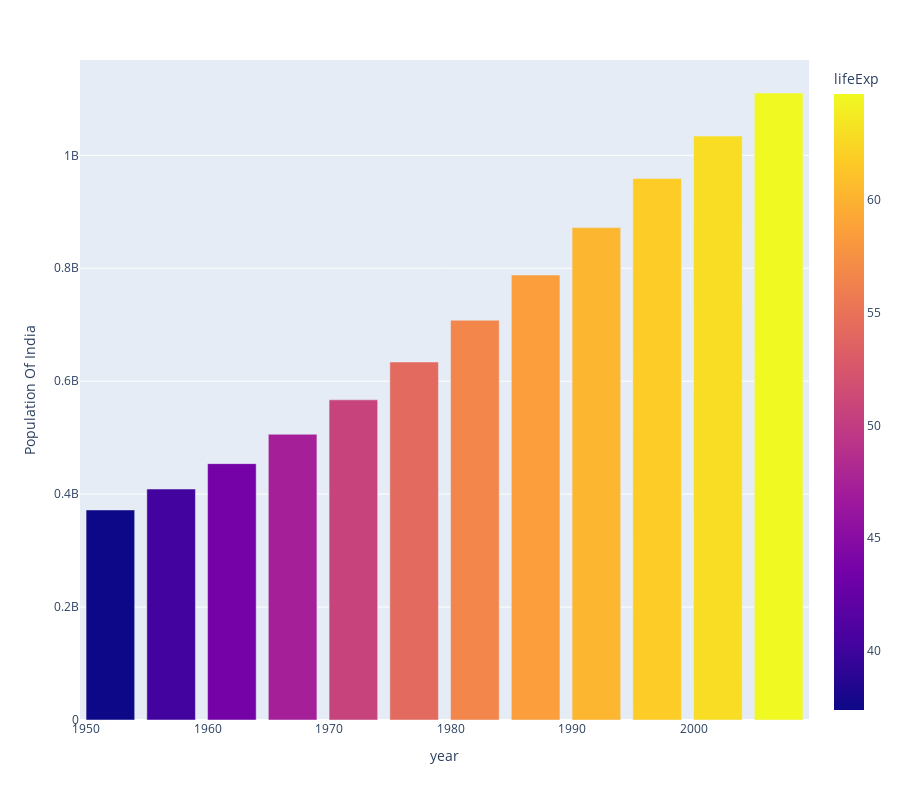

The notebook cell this image was saved under:
### Code cell
count = px.data.gapminder().query("country == 'India'")
fig =px. bar(country_data,x='year',y='pop',labels={'pop':'Population Of India'},color='lifeExp',height=800)
fig.show()

### Figure 1 — Plotly figure (JSON) as saved in the notebook; plotly's stock layout.template omitted (floating-point values rounded to 4 significant figures)
{"data": [{"alignmentgroup": "True", "hovertemplate": "year=%{x}<br>Population Of India=%{y}<br>lifeExp=%{marker.color}<extra></extra>", "legendgroup": "", "marker": {"color": [37.37, 40.25, 43.6, 47.19, 50.65, 54.21, 56.6, 58.55, 60.22, 61.77, 62.88, 64.7], "coloraxis": "coloraxis", "pattern": {"shape": ""}}, "name": "", "offsetgroup": "", "orientation": "v", "showlegend": false, "textposition": "auto", "type": "bar", "x": [1952, 1957, 1962, 1967, 1972, 1977, 1982, 1987, 1992, 1997, 2002, 2007], "xaxis": "x", "y": [372000000, 409000000, 454000000, 506000000, 567000000, 634000000, 708000000, 788000000, 872000000, 959000000, 1034172547, 1110396331], "yaxis": "y"}], "layout": {"barmode": "relative", "coloraxis": {"colorbar": {"title": {"text": "lifeExp"}}, "colorscale": [[0, "#0d0887"], [0.1111, "#46039f"], [0.2222, "#7201a8"], [0.3333, "#9c179e"], [0.4444, "#bd3786"], [0.5556, "#d8576b"], [0.6667, "#ed7953"], [0.7778, "#fb9f3a"], [0.8889, "#fdca26"], [1, "#f0f921"]]}, "height": 800, "legend": {"tracegroupgap": 0}, "margin": {"t": 60}, "xaxis": {"anchor": "y", "domain": [0, 1], "title": {"text": "year"}}, "yaxis": {"anchor": "x", "domain": [0, 1], "title": {"text": "Population Of India"}}}}
